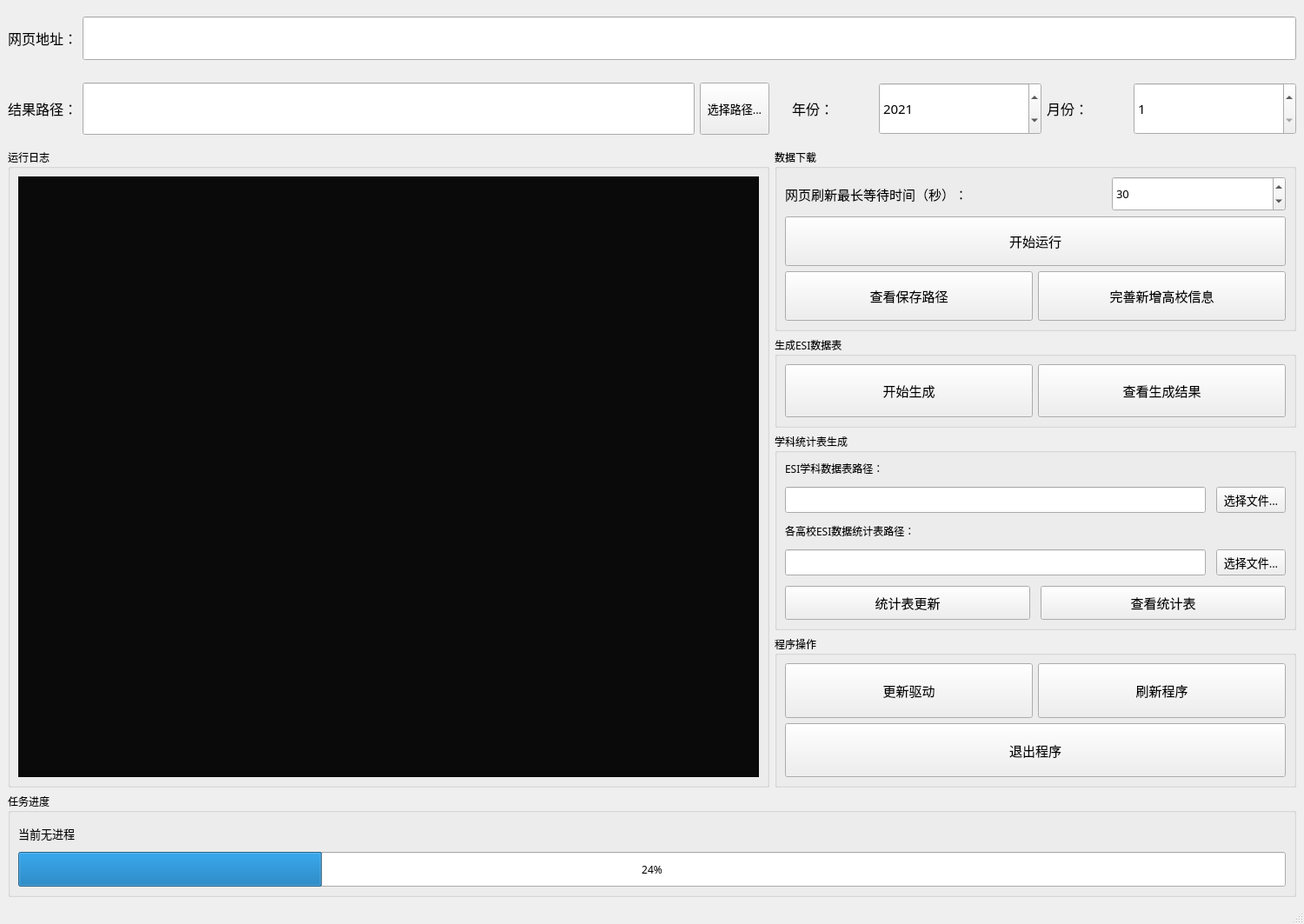
<?xml version="1.0" encoding="UTF-8"?>
<ui version="4.0">
 <class>MainWindow</class>
 <widget class="QMainWindow" name="MainWindow">
  <property name="geometry">
   <rect>
    <x>0</x>
    <y>0</y>
    <width>1500</width>
    <height>1063</height>
   </rect>
  </property>
  <property name="sizePolicy">
   <sizepolicy hsizetype="Preferred" vsizetype="Preferred">
    <horstretch>0</horstretch>
    <verstretch>0</verstretch>
   </sizepolicy>
  </property>
  <property name="minimumSize">
   <size>
    <width>1500</width>
    <height>1000</height>
   </size>
  </property>
  <property name="maximumSize">
   <size>
    <width>16777215</width>
    <height>16777215</height>
   </size>
  </property>
  <property name="font">
   <font>
    <family>微软雅黑</family>
   </font>
  </property>
  <property name="windowTitle">
   <string>ESI数据下载及整理</string>
  </property>
  <widget class="QWidget" name="centralwidget">
   <layout class="QGridLayout" name="gridLayout_5">
    <item row="0" column="0" colspan="2">
     <layout class="QHBoxLayout" name="horizontalLayout">
      <property name="topMargin">
       <number>10</number>
      </property>
      <property name="bottomMargin">
       <number>10</number>
      </property>
      <item>
       <widget class="QLabel" name="label_url">
        <property name="minimumSize">
         <size>
          <width>0</width>
          <height>50</height>
         </size>
        </property>
        <property name="maximumSize">
         <size>
          <width>16777215</width>
          <height>50</height>
         </size>
        </property>
        <property name="font">
         <font>
          <family>微软雅黑</family>
          <pointsize>12</pointsize>
         </font>
        </property>
        <property name="text">
         <string>网页地址：</string>
        </property>
        <property name="textFormat">
         <enum>Qt::AutoText</enum>
        </property>
       </widget>
      </item>
      <item>
       <widget class="QLineEdit" name="lineEdit_url">
        <property name="sizePolicy">
         <sizepolicy hsizetype="Expanding" vsizetype="Expanding">
          <horstretch>0</horstretch>
          <verstretch>0</verstretch>
         </sizepolicy>
        </property>
        <property name="minimumSize">
         <size>
          <width>0</width>
          <height>50</height>
         </size>
        </property>
        <property name="maximumSize">
         <size>
          <width>16777215</width>
          <height>50</height>
         </size>
        </property>
        <property name="text">
         <string/>
        </property>
        <property name="frame">
         <bool>true</bool>
        </property>
        <property name="echoMode">
         <enum>QLineEdit::Normal</enum>
        </property>
        <property name="alignment">
         <set>Qt::AlignLeading|Qt::AlignLeft|Qt::AlignVCenter</set>
        </property>
        <property name="readOnly">
         <bool>false</bool>
        </property>
        <property name="cursorMoveStyle">
         <enum>Qt::VisualMoveStyle</enum>
        </property>
       </widget>
      </item>
     </layout>
    </item>
    <item row="1" column="0">
     <layout class="QHBoxLayout" name="horizontalLayout_2">
      <property name="topMargin">
       <number>10</number>
      </property>
      <property name="bottomMargin">
       <number>10</number>
      </property>
      <item>
       <widget class="QLabel" name="label_result_path">
        <property name="sizePolicy">
         <sizepolicy hsizetype="Preferred" vsizetype="Minimum">
          <horstretch>0</horstretch>
          <verstretch>0</verstretch>
         </sizepolicy>
        </property>
        <property name="maximumSize">
         <size>
          <width>16777215</width>
          <height>16777215</height>
         </size>
        </property>
        <property name="font">
         <font>
          <family>微软雅黑</family>
          <pointsize>12</pointsize>
         </font>
        </property>
        <property name="text">
         <string>结果路径：</string>
        </property>
        <property name="textFormat">
         <enum>Qt::AutoText</enum>
        </property>
       </widget>
      </item>
      <item>
       <widget class="QLineEdit" name="lineEdit_result_path">
        <property name="sizePolicy">
         <sizepolicy hsizetype="Expanding" vsizetype="Minimum">
          <horstretch>4</horstretch>
          <verstretch>0</verstretch>
         </sizepolicy>
        </property>
        <property name="minimumSize">
         <size>
          <width>0</width>
          <height>60</height>
         </size>
        </property>
        <property name="maximumSize">
         <size>
          <width>16777215</width>
          <height>60</height>
         </size>
        </property>
        <property name="styleSheet">
         <string notr="true">QLineEdit::disabled{
    background-color: rgb(216, 216, 216);
    color:rgb(0, 0, 0);
	border-color: rgb(55, 55, 55);
}</string>
        </property>
        <property name="text">
         <string/>
        </property>
       </widget>
      </item>
      <item>
       <widget class="QPushButton" name="pushButton_result_path">
        <property name="sizePolicy">
         <sizepolicy hsizetype="Fixed" vsizetype="Minimum">
          <horstretch>1</horstretch>
          <verstretch>0</verstretch>
         </sizepolicy>
        </property>
        <property name="minimumSize">
         <size>
          <width>0</width>
          <height>60</height>
         </size>
        </property>
        <property name="maximumSize">
         <size>
          <width>16777215</width>
          <height>60</height>
         </size>
        </property>
        <property name="font">
         <font>
          <family>微软雅黑</family>
          <pointsize>10</pointsize>
         </font>
        </property>
        <property name="text">
         <string>选择路径...</string>
        </property>
       </widget>
      </item>
     </layout>
    </item>
    <item row="1" column="1">
     <layout class="QHBoxLayout" name="horizontalLayout_3">
      <property name="leftMargin">
       <number>20</number>
      </property>
      <property name="topMargin">
       <number>10</number>
      </property>
      <property name="bottomMargin">
       <number>10</number>
      </property>
      <item>
       <widget class="QLabel" name="label_year">
        <property name="sizePolicy">
         <sizepolicy hsizetype="Minimum" vsizetype="Minimum">
          <horstretch>1</horstretch>
          <verstretch>0</verstretch>
         </sizepolicy>
        </property>
        <property name="maximumSize">
         <size>
          <width>100</width>
          <height>50</height>
         </size>
        </property>
        <property name="font">
         <font>
          <family>微软雅黑</family>
          <pointsize>12</pointsize>
         </font>
        </property>
        <property name="text">
         <string>年份：</string>
        </property>
        <property name="textFormat">
         <enum>Qt::AutoText</enum>
        </property>
       </widget>
      </item>
      <item>
       <widget class="QSpinBox" name="spinBox_year">
        <property name="sizePolicy">
         <sizepolicy hsizetype="Preferred" vsizetype="Expanding">
          <horstretch>2</horstretch>
          <verstretch>0</verstretch>
         </sizepolicy>
        </property>
        <property name="minimumSize">
         <size>
          <width>100</width>
          <height>60</height>
         </size>
        </property>
        <property name="maximumSize">
         <size>
          <width>200</width>
          <height>60</height>
         </size>
        </property>
        <property name="font">
         <font>
          <pointsize>11</pointsize>
         </font>
        </property>
        <property name="maximum">
         <number>2100</number>
        </property>
        <property name="value">
         <number>2021</number>
        </property>
       </widget>
      </item>
      <item>
       <widget class="QLabel" name="label_month">
        <property name="sizePolicy">
         <sizepolicy hsizetype="Preferred" vsizetype="Preferred">
          <horstretch>1</horstretch>
          <verstretch>0</verstretch>
         </sizepolicy>
        </property>
        <property name="maximumSize">
         <size>
          <width>100</width>
          <height>50</height>
         </size>
        </property>
        <property name="font">
         <font>
          <family>微软雅黑</family>
          <pointsize>12</pointsize>
         </font>
        </property>
        <property name="text">
         <string>月份：</string>
        </property>
        <property name="textFormat">
         <enum>Qt::AutoText</enum>
        </property>
       </widget>
      </item>
      <item>
       <widget class="QSpinBox" name="spinBox_month">
        <property name="sizePolicy">
         <sizepolicy hsizetype="Preferred" vsizetype="Expanding">
          <horstretch>2</horstretch>
          <verstretch>0</verstretch>
         </sizepolicy>
        </property>
        <property name="minimumSize">
         <size>
          <width>60</width>
          <height>60</height>
         </size>
        </property>
        <property name="maximumSize">
         <size>
          <width>200</width>
          <height>60</height>
         </size>
        </property>
        <property name="font">
         <font>
          <pointsize>11</pointsize>
         </font>
        </property>
        <property name="minimum">
         <number>1</number>
        </property>
        <property name="maximum">
         <number>12</number>
        </property>
       </widget>
      </item>
     </layout>
    </item>
    <item row="2" column="0">
     <widget class="QGroupBox" name="groupBox_log">
      <property name="sizePolicy">
       <sizepolicy hsizetype="Preferred" vsizetype="Expanding">
        <horstretch>0</horstretch>
        <verstretch>0</verstretch>
       </sizepolicy>
      </property>
      <property name="minimumSize">
       <size>
        <width>0</width>
        <height>490</height>
       </size>
      </property>
      <property name="maximumSize">
       <size>
        <width>16777215</width>
        <height>16777215</height>
       </size>
      </property>
      <property name="title">
       <string>运行日志</string>
      </property>
      <layout class="QGridLayout" name="gridLayout_6">
       <item row="0" column="0">
        <widget class="QTextBrowser" name="textBrowser">
         <property name="sizePolicy">
          <sizepolicy hsizetype="Expanding" vsizetype="Expanding">
           <horstretch>0</horstretch>
           <verstretch>0</verstretch>
          </sizepolicy>
         </property>
         <property name="minimumSize">
          <size>
           <width>0</width>
           <height>0</height>
          </size>
         </property>
         <property name="maximumSize">
          <size>
           <width>16777215</width>
           <height>16777215</height>
          </size>
         </property>
         <property name="styleSheet">
          <string notr="true">background-color: rgb(10, 10, 10);
color: rgb(255, 255, 255);</string>
         </property>
         <property name="html">
          <string>&lt;!DOCTYPE HTML PUBLIC &quot;-//W3C//DTD HTML 4.0//EN&quot; &quot;http://www.w3.org/TR/REC-html40/strict.dtd&quot;&gt;
&lt;html&gt;&lt;head&gt;&lt;meta name=&quot;qrichtext&quot; content=&quot;1&quot; /&gt;&lt;style type=&quot;text/css&quot;&gt;
p, li { white-space: pre-wrap; }
&lt;/style&gt;&lt;/head&gt;&lt;body style=&quot; font-family:'微软雅黑'; font-size:9pt; font-weight:400; font-style:normal;&quot;&gt;
&lt;p style=&quot;-qt-paragraph-type:empty; margin-top:0px; margin-bottom:0px; margin-left:0px; margin-right:0px; -qt-block-indent:0; text-indent:0px; font-family:'SimSun';&quot;&gt;&lt;br /&gt;&lt;/p&gt;&lt;/body&gt;&lt;/html&gt;</string>
         </property>
        </widget>
       </item>
      </layout>
     </widget>
    </item>
    <item row="2" column="1">
     <layout class="QVBoxLayout" name="verticalLayout">
      <item>
       <widget class="QGroupBox" name="groupBox_download">
        <property name="sizePolicy">
         <sizepolicy hsizetype="Fixed" vsizetype="Preferred">
          <horstretch>0</horstretch>
          <verstretch>12</verstretch>
         </sizepolicy>
        </property>
        <property name="minimumSize">
         <size>
          <width>600</width>
          <height>0</height>
         </size>
        </property>
        <property name="maximumSize">
         <size>
          <width>600</width>
          <height>16777215</height>
         </size>
        </property>
        <property name="title">
         <string>数据下载</string>
        </property>
        <layout class="QGridLayout" name="gridLayout">
         <item row="0" column="0" colspan="2">
          <layout class="QHBoxLayout" name="horizontalLayout_7">
           <item>
            <widget class="QLabel" name="label_wait_time">
             <property name="sizePolicy">
              <sizepolicy hsizetype="Expanding" vsizetype="Fixed">
               <horstretch>0</horstretch>
               <verstretch>0</verstretch>
              </sizepolicy>
             </property>
             <property name="maximumSize">
              <size>
               <width>400</width>
               <height>30</height>
              </size>
             </property>
             <property name="font">
              <font>
               <family>微软雅黑</family>
               <pointsize>11</pointsize>
              </font>
             </property>
             <property name="text">
              <string>网页刷新最长等待时间（秒）：</string>
             </property>
             <property name="textFormat">
              <enum>Qt::AutoText</enum>
             </property>
            </widget>
           </item>
           <item>
            <widget class="QSpinBox" name="spinBox_wait_time">
             <property name="sizePolicy">
              <sizepolicy hsizetype="Preferred" vsizetype="Expanding">
               <horstretch>2</horstretch>
               <verstretch>0</verstretch>
              </sizepolicy>
             </property>
             <property name="minimumSize">
              <size>
               <width>100</width>
               <height>40</height>
              </size>
             </property>
             <property name="maximumSize">
              <size>
               <width>200</width>
               <height>40</height>
              </size>
             </property>
             <property name="font">
              <font>
               <pointsize>10</pointsize>
              </font>
             </property>
             <property name="maximum">
              <number>36000</number>
             </property>
             <property name="value">
              <number>30</number>
             </property>
            </widget>
           </item>
          </layout>
         </item>
         <item row="2" column="0">
          <widget class="QPushButton" name="pushButton_download_path">
           <property name="sizePolicy">
            <sizepolicy hsizetype="Preferred" vsizetype="Expanding">
             <horstretch>1</horstretch>
             <verstretch>0</verstretch>
            </sizepolicy>
           </property>
           <property name="font">
            <font>
             <family>微软雅黑</family>
             <pointsize>11</pointsize>
            </font>
           </property>
           <property name="text">
            <string>查看保存路径</string>
           </property>
          </widget>
         </item>
         <item row="2" column="1">
          <widget class="QPushButton" name="pushButton_addtion">
           <property name="sizePolicy">
            <sizepolicy hsizetype="Preferred" vsizetype="Expanding">
             <horstretch>1</horstretch>
             <verstretch>0</verstretch>
            </sizepolicy>
           </property>
           <property name="font">
            <font>
             <family>微软雅黑</family>
             <pointsize>11</pointsize>
            </font>
           </property>
           <property name="text">
            <string>完善新增高校信息</string>
           </property>
          </widget>
         </item>
         <item row="1" column="0" colspan="2">
          <widget class="QPushButton" name="pushButton_download_start">
           <property name="sizePolicy">
            <sizepolicy hsizetype="Minimum" vsizetype="Expanding">
             <horstretch>0</horstretch>
             <verstretch>0</verstretch>
            </sizepolicy>
           </property>
           <property name="font">
            <font>
             <family>微软雅黑</family>
             <pointsize>11</pointsize>
            </font>
           </property>
           <property name="text">
            <string>开始运行</string>
           </property>
          </widget>
         </item>
        </layout>
       </widget>
      </item>
      <item>
       <widget class="QGroupBox" name="groupBox_add_colleges">
        <property name="sizePolicy">
         <sizepolicy hsizetype="Fixed" vsizetype="Preferred">
          <horstretch>0</horstretch>
          <verstretch>6</verstretch>
         </sizepolicy>
        </property>
        <property name="minimumSize">
         <size>
          <width>600</width>
          <height>0</height>
         </size>
        </property>
        <property name="maximumSize">
         <size>
          <width>600</width>
          <height>16777215</height>
         </size>
        </property>
        <property name="title">
         <string>生成ESI数据表</string>
        </property>
        <layout class="QHBoxLayout" name="horizontalLayout_6">
         <item>
          <widget class="QPushButton" name="pushButton_generate_start">
           <property name="sizePolicy">
            <sizepolicy hsizetype="Minimum" vsizetype="Expanding">
             <horstretch>0</horstretch>
             <verstretch>0</verstretch>
            </sizepolicy>
           </property>
           <property name="font">
            <font>
             <family>微软雅黑</family>
             <pointsize>11</pointsize>
            </font>
           </property>
           <property name="text">
            <string>开始生成</string>
           </property>
          </widget>
         </item>
         <item>
          <widget class="QPushButton" name="pushButton_check_ESI">
           <property name="sizePolicy">
            <sizepolicy hsizetype="Minimum" vsizetype="Expanding">
             <horstretch>0</horstretch>
             <verstretch>0</verstretch>
            </sizepolicy>
           </property>
           <property name="font">
            <font>
             <family>微软雅黑</family>
             <pointsize>11</pointsize>
            </font>
           </property>
           <property name="text">
            <string>查看生成结果</string>
           </property>
          </widget>
         </item>
        </layout>
       </widget>
      </item>
      <item>
       <widget class="QGroupBox" name="groupBox_sub_table">
        <property name="sizePolicy">
         <sizepolicy hsizetype="Fixed" vsizetype="Preferred">
          <horstretch>0</horstretch>
          <verstretch>13</verstretch>
         </sizepolicy>
        </property>
        <property name="minimumSize">
         <size>
          <width>600</width>
          <height>0</height>
         </size>
        </property>
        <property name="maximumSize">
         <size>
          <width>600</width>
          <height>1000000</height>
         </size>
        </property>
        <property name="title">
         <string>学科统计表生成</string>
        </property>
        <layout class="QGridLayout" name="gridLayout_2">
         <property name="spacing">
          <number>12</number>
         </property>
         <item row="1" column="0" colspan="2">
          <layout class="QHBoxLayout" name="horizontalLayout_4">
           <item>
            <widget class="QLineEdit" name="lineEdit_ESI_stat">
             <property name="sizePolicy">
              <sizepolicy hsizetype="Expanding" vsizetype="Ignored">
               <horstretch>0</horstretch>
               <verstretch>1</verstretch>
              </sizepolicy>
             </property>
             <property name="minimumSize">
              <size>
               <width>0</width>
               <height>30</height>
              </size>
             </property>
             <property name="text">
              <string/>
             </property>
            </widget>
           </item>
           <item>
            <widget class="QPushButton" name="pushButton_ESI_stat">
             <property name="sizePolicy">
              <sizepolicy hsizetype="Minimum" vsizetype="Fixed">
               <horstretch>0</horstretch>
               <verstretch>1</verstretch>
              </sizepolicy>
             </property>
             <property name="minimumSize">
              <size>
               <width>0</width>
               <height>30</height>
              </size>
             </property>
             <property name="font">
              <font>
               <family>微软雅黑</family>
               <pointsize>10</pointsize>
              </font>
             </property>
             <property name="text">
              <string>选择文件...</string>
             </property>
            </widget>
           </item>
          </layout>
         </item>
         <item row="3" column="0" colspan="2">
          <layout class="QHBoxLayout" name="horizontalLayout_5">
           <item>
            <widget class="QLineEdit" name="lineEdit_final_stat">
             <property name="sizePolicy">
              <sizepolicy hsizetype="Expanding" vsizetype="Ignored">
               <horstretch>0</horstretch>
               <verstretch>1</verstretch>
              </sizepolicy>
             </property>
             <property name="minimumSize">
              <size>
               <width>0</width>
               <height>30</height>
              </size>
             </property>
             <property name="text">
              <string/>
             </property>
            </widget>
           </item>
           <item>
            <widget class="QPushButton" name="pushButton_final_stat">
             <property name="sizePolicy">
              <sizepolicy hsizetype="Minimum" vsizetype="Fixed">
               <horstretch>0</horstretch>
               <verstretch>1</verstretch>
              </sizepolicy>
             </property>
             <property name="minimumSize">
              <size>
               <width>0</width>
               <height>30</height>
              </size>
             </property>
             <property name="font">
              <font>
               <family>微软雅黑</family>
               <pointsize>10</pointsize>
              </font>
             </property>
             <property name="text">
              <string>选择文件...</string>
             </property>
            </widget>
           </item>
          </layout>
         </item>
         <item row="4" column="0">
          <widget class="QPushButton" name="pushButton_sub_table_update">
           <property name="sizePolicy">
            <sizepolicy hsizetype="Preferred" vsizetype="Expanding">
             <horstretch>1</horstretch>
             <verstretch>0</verstretch>
            </sizepolicy>
           </property>
           <property name="font">
            <font>
             <family>微软雅黑</family>
             <pointsize>11</pointsize>
            </font>
           </property>
           <property name="text">
            <string>统计表更新</string>
           </property>
          </widget>
         </item>
         <item row="4" column="1">
          <widget class="QPushButton" name="pushButton_check_sub_table">
           <property name="sizePolicy">
            <sizepolicy hsizetype="Preferred" vsizetype="Expanding">
             <horstretch>1</horstretch>
             <verstretch>0</verstretch>
            </sizepolicy>
           </property>
           <property name="font">
            <font>
             <family>微软雅黑</family>
             <pointsize>11</pointsize>
            </font>
           </property>
           <property name="text">
            <string>查看统计表</string>
           </property>
          </widget>
         </item>
         <item row="2" column="0" colspan="2">
          <widget class="QLabel" name="label_final_stat">
           <property name="text">
            <string>各高校ESI数据统计表路径：</string>
           </property>
          </widget>
         </item>
         <item row="0" column="0" colspan="2">
          <widget class="QLabel" name="label_ESI_stat">
           <property name="text">
            <string>ESI学科数据表路径：</string>
           </property>
          </widget>
         </item>
        </layout>
       </widget>
      </item>
      <item>
       <widget class="QGroupBox" name="groupBox_program">
        <property name="sizePolicy">
         <sizepolicy hsizetype="Preferred" vsizetype="Preferred">
          <horstretch>0</horstretch>
          <verstretch>10</verstretch>
         </sizepolicy>
        </property>
        <property name="minimumSize">
         <size>
          <width>0</width>
          <height>170</height>
         </size>
        </property>
        <property name="title">
         <string>程序操作</string>
        </property>
        <layout class="QGridLayout" name="gridLayout_3">
         <item row="0" column="0">
          <widget class="QPushButton" name="pushButton_update_driver">
           <property name="sizePolicy">
            <sizepolicy hsizetype="Minimum" vsizetype="Expanding">
             <horstretch>0</horstretch>
             <verstretch>0</verstretch>
            </sizepolicy>
           </property>
           <property name="font">
            <font>
             <pointsize>11</pointsize>
            </font>
           </property>
           <property name="text">
            <string>更新驱动</string>
           </property>
          </widget>
         </item>
         <item row="0" column="1">
          <widget class="QPushButton" name="pushButton_refresh">
           <property name="sizePolicy">
            <sizepolicy hsizetype="Minimum" vsizetype="Expanding">
             <horstretch>0</horstretch>
             <verstretch>0</verstretch>
            </sizepolicy>
           </property>
           <property name="font">
            <font>
             <pointsize>11</pointsize>
            </font>
           </property>
           <property name="text">
            <string>刷新程序</string>
           </property>
          </widget>
         </item>
         <item row="1" column="0" colspan="2">
          <widget class="QPushButton" name="pushButton_exit">
           <property name="sizePolicy">
            <sizepolicy hsizetype="Minimum" vsizetype="Expanding">
             <horstretch>0</horstretch>
             <verstretch>0</verstretch>
            </sizepolicy>
           </property>
           <property name="font">
            <font>
             <pointsize>11</pointsize>
            </font>
           </property>
           <property name="text">
            <string>退出程序</string>
           </property>
          </widget>
         </item>
        </layout>
       </widget>
      </item>
     </layout>
    </item>
    <item row="3" column="0" colspan="2">
     <widget class="QGroupBox" name="groupBox_progressbar">
      <property name="sizePolicy">
       <sizepolicy hsizetype="Preferred" vsizetype="Fixed">
        <horstretch>0</horstretch>
        <verstretch>0</verstretch>
       </sizepolicy>
      </property>
      <property name="minimumSize">
       <size>
        <width>0</width>
        <height>120</height>
       </size>
      </property>
      <property name="maximumSize">
       <size>
        <width>16777215</width>
        <height>200</height>
       </size>
      </property>
      <property name="title">
       <string>任务进度</string>
      </property>
      <layout class="QGridLayout" name="gridLayout_4">
       <item row="0" column="0">
        <widget class="QLabel" name="label_progress_main">
         <property name="sizePolicy">
          <sizepolicy hsizetype="Preferred" vsizetype="Preferred">
           <horstretch>1</horstretch>
           <verstretch>0</verstretch>
          </sizepolicy>
         </property>
         <property name="font">
          <font>
           <family>微软雅黑</family>
           <pointsize>10</pointsize>
          </font>
         </property>
         <property name="text">
          <string>当前无进程</string>
         </property>
         <property name="textFormat">
          <enum>Qt::AutoText</enum>
         </property>
        </widget>
       </item>
       <item row="1" column="0">
        <widget class="QProgressBar" name="progressBar_main">
         <property name="sizePolicy">
          <sizepolicy hsizetype="Preferred" vsizetype="Fixed">
           <horstretch>3</horstretch>
           <verstretch>0</verstretch>
          </sizepolicy>
         </property>
         <property name="minimumSize">
          <size>
           <width>0</width>
           <height>40</height>
          </size>
         </property>
         <property name="value">
          <number>24</number>
         </property>
        </widget>
       </item>
      </layout>
     </widget>
    </item>
   </layout>
  </widget>
  <widget class="QMenuBar" name="menubar">
   <property name="geometry">
    <rect>
     <x>0</x>
     <y>0</y>
     <width>1500</width>
     <height>26</height>
    </rect>
   </property>
  </widget>
  <widget class="QStatusBar" name="statusbar"/>
 </widget>
 <resources/>
 <connections/>
</ui>
